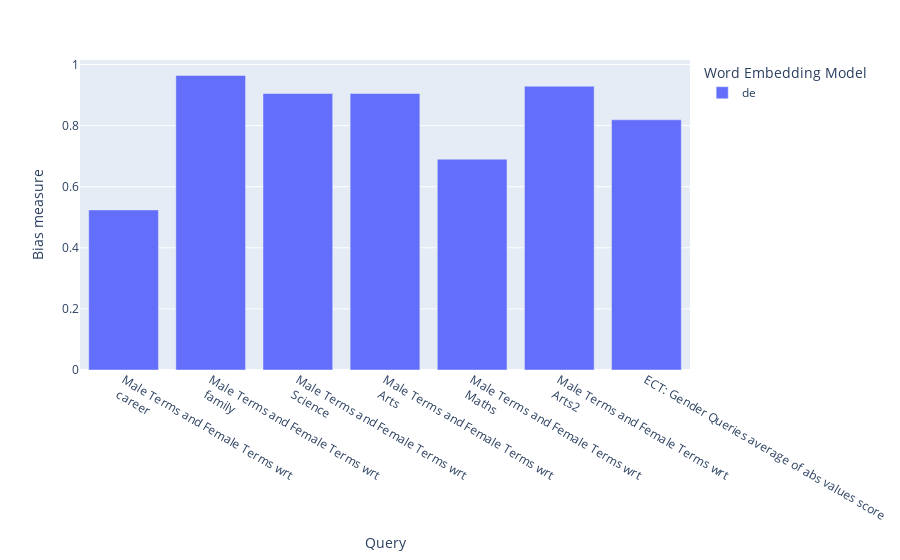

This figure's notebook cell:
### Markdown cell above
### Run the queries using ECT


*The closer the value is to **1**, the less biased the query is.*

In this case, the metric only accepts 2 target sets and one attribute set as input, so `run_queries` generates subqueries of that size.

The last column of the dataframe represents the average of the absolute values of each query.

For further information, check the formulation of the metric in [ECT in the WEFE API](https://wefe.readthedocs.io/en/latest/generated/wefe.ECT.html).

### Code cell
ECT_gender_results = run_queries(
    ECT,
    gender_queries,
    models,
    lost_vocabulary_threshold=0.3,
    metric_params={"preprocessors": [{"lowercase": True}]},
    aggregate_results=True,
    queries_set_name="Gender Queries",
    generate_subqueries=True
).round(3)

display(ECT_gender_results)
plot_queries_results(ECT_gender_results).show()

### Figure 1 — Plotly figure (JSON) as saved in the notebook; plotly's stock layout.template omitted (floating-point values rounded to 4 significant figures)
{"data": [{"alignmentgroup": "True", "hovertemplate": "Word Embedding Model=de<br>query_name=%{x}<br>value=%{y}<extra></extra>", "legendgroup": "de", "marker": {"color": "#636efa", "pattern": {"shape": ""}}, "name": "de", "offsetgroup": "de", "orientation": "v", "showlegend": true, "textposition": "auto", "type": "bar", "x": ["Male Terms and Female Terms wrt<br> career", "Male Terms and Female Terms wrt<br> family", "Male Terms and Female Terms wrt<br> Science", "Male Terms and Female Terms wrt<br> Arts", "Male Terms and Female Terms wrt<br> Maths", "Male Terms and Female Terms wrt<br> Arts2", "ECT: Gender Queries average of abs values score"], "xaxis": "x", "y": [0.524, 0.964, 0.905, 0.905, 0.69, 0.929, 0.819], "yaxis": "y"}], "layout": {"barmode": "group", "legend": {"title": {"text": "Word Embedding Model"}, "tracegroupgap": 0}, "margin": {"t": 60}, "xaxis": {"anchor": "y", "domain": [0, 1], "title": {"text": "Query"}}, "yaxis": {"anchor": "x", "domain": [0, 1], "title": {"text": "Bias measure"}}}}
